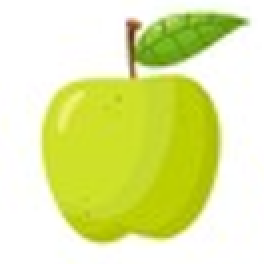
#> input picture apple.png, 132 x 132 px, found by its file name (shown 2 times larger)
$ python -i 'AI FOOD MENU.py'   (imports and definitions only)   (older library calls are emulated)
#> lines starting #> are read from the running program, lines starting #| are printed output that depends on the picture
import tkinter, json
from tkinter import *
from tkinter import ttk
from PIL import Image, ImageTk
# [6 lines not run here, left out]
recipies, all_ingrns = {}, []
# [3 lines not run here, left out]
all_ingrns = list(dict.fromkeys(all_ingrns))
# [4 lines left out: function all_white_bg, not called in this run]
def show_pics():
    apple = ImageTk.PhotoImage(Image.open(r"C:\Users\Vinod-2018\Desktop\TOTAL SAI THINGS\sai stuff\Sai Programming\Python\pythonVSC\Ai school project\reqs\apple.png").resize((63,60), Image.ANTIALIAS))
    cauli = ImageTk.PhotoImage(Image.open(r"C:\Users\Vinod-2018\Desktop\TOTAL SAI THINGS\sai stuff\Sai Programming\Python\pythonVSC\Ai school project\reqs\cauli.png").resize((63,60), Image.ANTIALIAS))
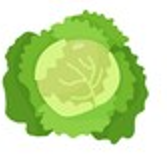
#> input picture cauli.png, 167 x 161 px, found by its file name
    cherry = ImageTk.PhotoImage(Image.open(r"C:\Users\Vinod-2018\Desktop\TOTAL SAI THINGS\sai stuff\Sai Programming\Python\pythonVSC\Ai school project\reqs\cherry.png").resize((63,60), Image.ANTIALIAS))
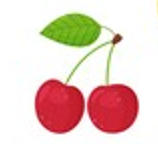
#> input picture cherry.png, 158 x 144 px, found by its file name
    kiwi = ImageTk.PhotoImage(Image.open(r"C:\Users\Vinod-2018\Desktop\TOTAL SAI THINGS\sai stuff\Sai Programming\Python\pythonVSC\Ai school project\reqs\kiwi.png").resize((63,60), Image.ANTIALIAS))
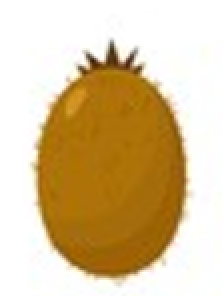
#> input picture kiwi.png, 111 x 148 px, found by its file name (shown 2 times larger)
    orange = ImageTk.PhotoImage(Image.open(r"C:\Users\Vinod-2018\Desktop\TOTAL SAI THINGS\sai stuff\Sai Programming\Python\pythonVSC\Ai school project\reqs\orange.png").resize((63,60), Image.ANTIALIAS))
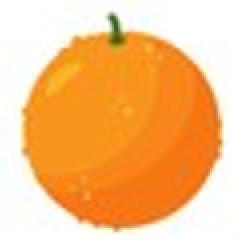
#> input picture orange.png, 120 x 121 px, found by its file name (shown 2 times larger)
    pears = ImageTk.PhotoImage(Image.open(r"C:\Users\Vinod-2018\Desktop\TOTAL SAI THINGS\sai stuff\Sai Programming\Python\pythonVSC\Ai school project\reqs\pears.png").resize((63,60), Image.ANTIALIAS))
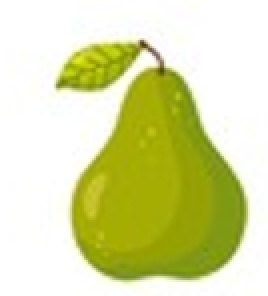
#> input picture pears.png, 134 x 148 px, found by its file name (shown 2 times larger)
#> (the run stopped early here; a loop or call above may not have finished)
